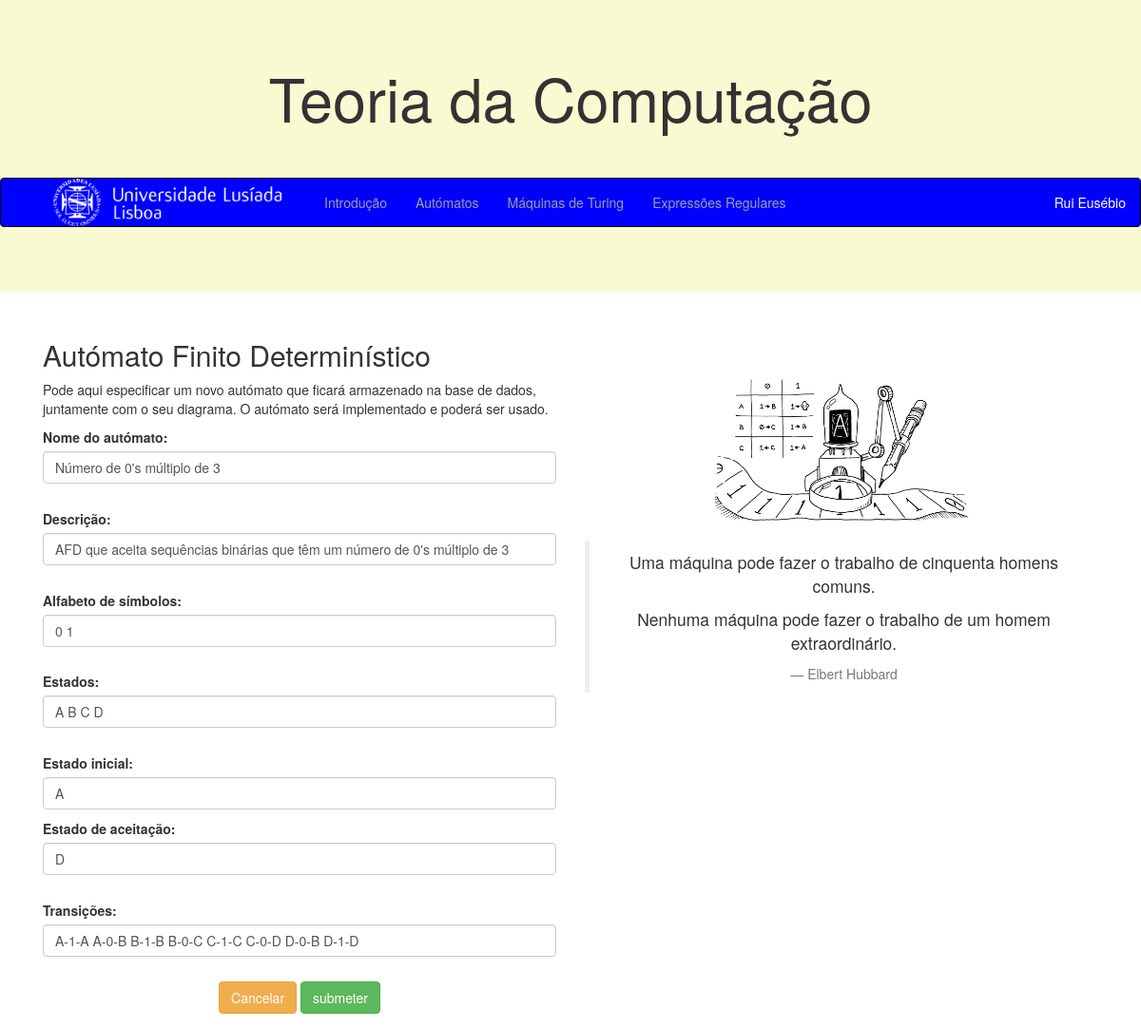
The page /edita_automato/50/ on the database its author committed.
### computacao/models.py (models this page shows, shortened)
class Automato(models.Model):
    nome = models.CharField(max_length=100)
    descricao = models.CharField(max_length=100)
    alfabeto = models.CharField(max_length=100)
    estados = models.CharField(max_length=100)
    estadoInicial = models.CharField(max_length=100)
    estadosDeAceitacao = models.CharField(max_length=100)
    dicionarioTransicao = models.CharField(max_length=1000)
    diagrama = models.CharField(max_length=100)

### computacao/views.py (the view)
# urls.py: path('edita_automato/<int:automato_id>/', views.edita_automato, name='edita_automato'),
def edita_automato(request, automato_id):
    instance = Automato.objects.get(id=automato_id)
    form = AutomatoForm(request.POST or None, instance=instance)
    if form.is_valid():
        a = form.save()
        a.desenha_diagrama()
        a.save()
        return HttpResponseRedirect(reverse('computacao:automatos'))
    context = {'form': form, 'automato_id':automato_id}
    return render(request, 'computacao/edita_automato.html', context)

### computacao/templates/computacao/edita_automato.html (shortened to what this page needs)
{% extends 'computacao/layout.html' %}
{% block main %}
    <main class="col-sm-6">
        <h2>Autómato Finito Determinístico</h2>
        <p>Pode aqui especificar um novo autómato que ficará armazenado na base de dados, juntamente com o seu diagrama.
            O autómato será implementado e poderá ser usado.</p>
        <form class="form-group" action="{% url 'computacao:edita_automato' automato_id %}" method="POST">
            {{ form.as_p }}
            <div class="text-center">
                <a href="{% url 'computacao:automatos' %}" role="button" class="btn btn-warning">Cancelar</a>
                <input type="submit" class="btn btn-success" value="submeter">
            </div>
        </form>
    </main>
    <aside class="col-sm-6 text-center">
        <br><br><br>
        {% load static %}
        <img src="{% static 'computacao/images/logo/turing-machine.png' %}" alt="">
        <br><br>
        <blockquote class="blockquote">
            <p class="mb-0">Uma máquina pode fazer o trabalho de cinquenta homens comuns.</p>
            <p class="mb-0">Nenhuma máquina pode fazer o trabalho de um homem extraordinário.</p>
            <footer class="blockquote-footer">Elbert Hubbard</footer>
        </blockquote>
    </aside>
{% endblock %}

### computacao/static/computacao/style.css (style rules this page uses)
aside img { width:50%; }
.form-control { display:inline-block; }

### rows shown on the page
Automato: nome "Número de 0's múltiplo de 3", descricao "AFD que aceita sequências binárias que têm um número de 0's múltiplo de 3", alfabeto "0 1", estados "A B C D", estadoInicial "A", estadosDeAceitacao "D", dicionarioTransicao "A-1-A A-0-B B-1-B B-0-C C-1-C C-0-D D-0-B D-1-D"
